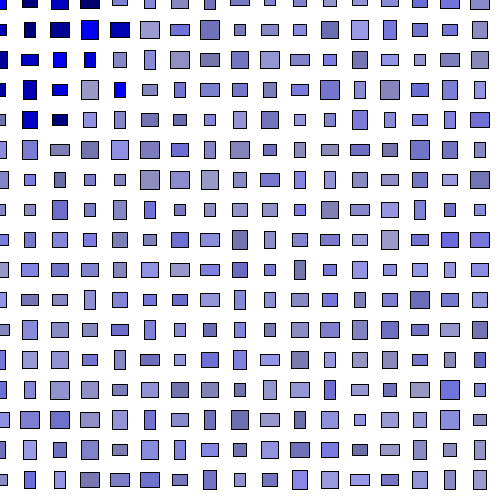
Frame 1 (no input)
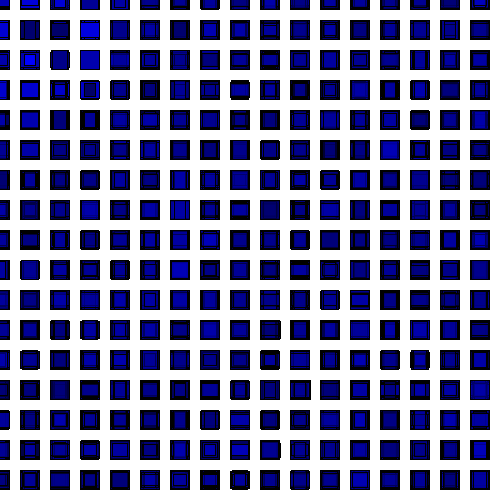
Frame 60 (the mouse pressed at the canvas centre just before this capture)
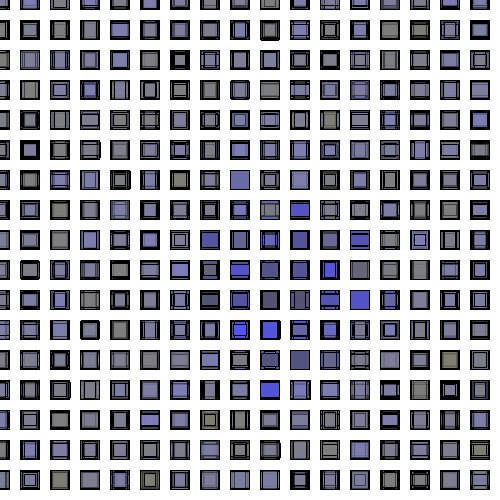
Frame 120 (the mouse held since frame 60 and released just before this capture)

The Processing sketch that drew these frames (run headless with seeded random() and noise(); from frame 60 on, the mouse is pressed at the canvas centre):

// Processing sketch: NMarshall22519p2
// ── NMarshall22519p2.pde
//Naomi Marshall
//This one also might be hard to look at for some
//I'm honestly kinda tired making this so it's not as interesting as I'd like

int n = 100;
float r = 10;

void setup() {
  size(500, 500);
  background(255);
}

void draw() {
  noFill();
  rectMode(CENTER);

  // nested for loop
  for (int x = 0; x <= 500; x += 20+r) { 
    for (int y = 0; y<=500; y += 20+r) {

      
      // find the distance from mouse point and ellipse radii
      float d = dist(mouseX+random(80), mouseY+random(80), x, y);

      // if the distance is less than r for an of the cirlces... color those cicles black
      if (d < 80) {
        fill(mouseY/3, mouseX/3, random(100,255));
        
        
        
        
      } else {
        fill(mouseX/2,mouseY/2,random(100,200), random(100,150));
      }

      rect(x, y, r+random(10), r+random(10));
      print(r);
    }
  }
}
